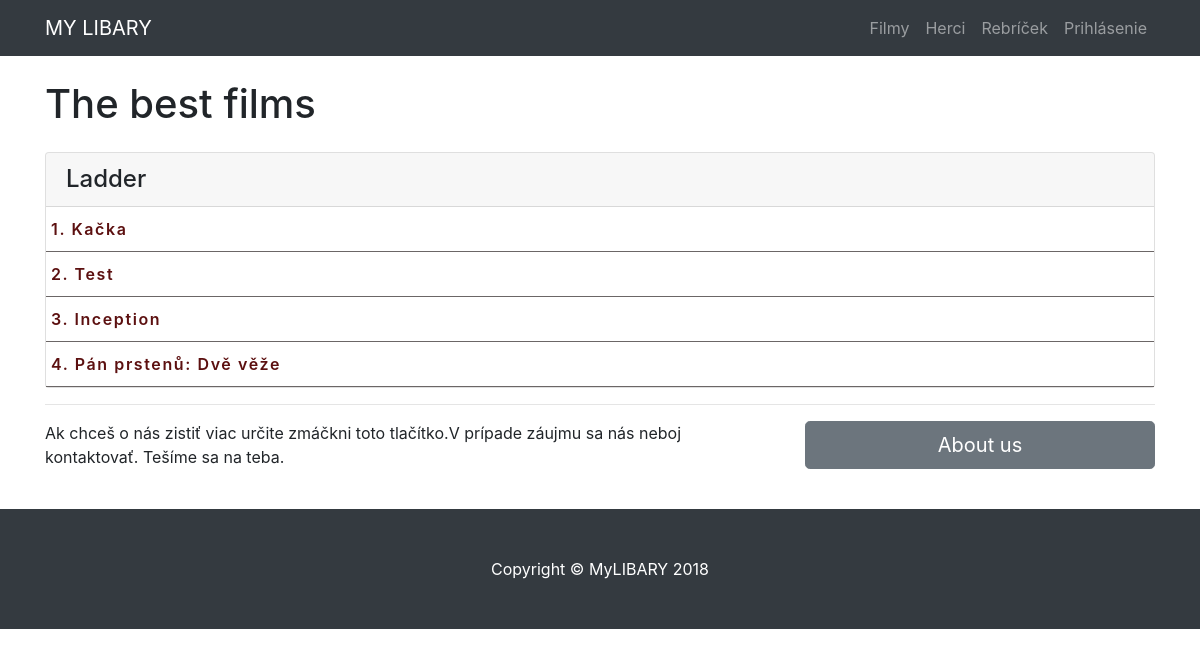
Screenshot of /chart/ with the database file from the repository.
### todo/models.py (models this page shows, shortened)
class Film(models.Model): # pridat k cudzim klucom on_delete=models.CASCADE
    film_name = models.CharField(max_length = 50, null=False )
    year_of_release= models.IntegerField(default = 0, validators=[MaxValueValidator(datetime.datetime.now().year + 5) , MinValueValidator(0)]) # MAX A MIN ??
    country=models.CharField(max_length = 20 , default = "Unknown")
    genres = models.ManyToManyField(Genre)#, on_delete=models.CASCADE #Co Default
    actors = models.ManyToManyField(Actor)#, on_delete=models.CASCADE #Co Default
    description = models.TextField(max_length = 500, default = "This description is not added yet")
    poster = models.CharField(max_length = 50, default = "images/unknown.png") # defaultna adresa na img  #spýtať sa
    created_at = models.DateTimeField(auto_now_add=True)
    image_link1 = models.CharField(max_length = 500, default = "https://vignette.wikia.nocookie.net/kongregate/images/9/96/Unknown_flag.png/revision/latest?cb=20100825093317")
    image_link2 = models.CharField(max_length = 500, default = "https://vignette.wikia.nocookie.net/kongregate/images/9/96/Unknown_flag.png/revision/latest?cb=20100825093317")
    image_link3 = models.CharField(max_length = 500, default = "https://vignette.wikia.nocookie.net/kongregate/images/9/96/Unknown_flag.png/revision/latest?cb=20100825093317")
    def __str__(self):
        return self.film_name

### todo/views.py (the view)
# urls.py: path('chart/', views.chart, name='chart'),
def chart(request):
    films = Star.objects.all()
    dictionary = {}
    for film in films:
        name =film.film_name
        print(film.film_name, " toto je meno")
        if film.film_name not in dictionary:
            dictionary[name] = film.value
            print(film.value)
        else:
            dictionary[name] += film.value
    context = {
        'film': dictionary
    }
    return render(request, 'todo/chart.html', context)

### todo/templates/todo/chart.html (shortened to what this page needs)
{% load static %}
<!DOCTYPE html>
<html lang="en">
  <head>
    <link rel="stylesheet" href="https://maxcdn.bootstrapcdn.com/bootstrap/4.0.0/css/bootstrap.min.css">
    <link rel="stylesheet" type="text/css" href="{% static 'todo/test.css' %}">
  </head>
  <body>
    <nav class="navbar fixed-top navbar-expand-lg navbar-dark bg-dark fixed-top">
        <div class="container">
          <a class="navbar-brand" href="{% url 'todo:index' %}">MY LIBARY</a>
          <div class="collapse navbar-collapse" id="navbarResponsive">
            <ul class="navbar-nav ml-auto">
              <li class="nav-item">
                <a class="nav-link" href="{% url 'todo:films' %}">Filmy</a>
              </li>
              <li class="nav-item">
                <a class="nav-link" href="{% url 'todo:actors' %}">Herci</a>
              </li>
              <li class="nav-item">
                <a class="nav-link" href="{% url 'todo:chart' %}">Rebríček</a>
              </li>
              {% if user.is_authenticated %}
            <li class="nav-item">
                <a class="nav-link" href="{% url 'todo:logout' %}">Logout</a>
            </li>
            {% else %}
              <li class="nav-item">
                  <a class="nav-link" href="{% url 'todo:login' %}">Prihlásenie</a>
              </li>
            {% endif %}
            </ul>
          </div>
        </div>
      </nav>
    <div class="container">
      <h1 class="my-4">The best films</h1>
      <div class="row">
        <div class="col-lg-12 mb-12">
          <div class="card h-100">
            <h4 class="card-header">Ladder</h4>
            {% for film in film %}
            <div class="card-body list-body">
              <a href="{% url 'todo:film' film.id %}" class="card-text">{{forloop.counter}}. {{film}}</a>
            </div>
            {% endfor %}
          </div>
        </div>
    </div>
      <hr>
      <div class="row mb-4">
        <div class="col-md-8">
          <p>Ak chceš o nás zistiť viac určite zmáčkni toto tlačítko.V prípade záujmu sa nás neboj kontaktovať. Tešíme sa na teba.</p>
        </div>
        <div class="col-md-4">
          <a class="btn btn-lg btn-secondary btn-block" href="{% url 'todo:about' %}">About us</a>
        </div>
      </div>
    </div>
    <footer class="py-5 bg-dark">
      <div class="container">
        <p class="m-0 text-center text-white">Copyright &copy; MyLIBARY 2018</p>
      </div>
    </footer>
</body>
</html>

### todo/static/todo/test.css (style rules this page uses)
body { padding-top: 54px; }
@media (min-width: 992px) { body { padding-top: 56px; } }
.list-body { padding:10px 5px; border-bottom:1px solid #6b6666; letter-spacing: 0.1em; }
.list-body a { color:rgb(92, 16, 16); font-weight: 600; }

### rows the page displays
Film: film_name "Kačka"
Film: film_name "Test"
Film: film_name "Inception"
Film: film_name "Pán prstenů: Dvě věže"
